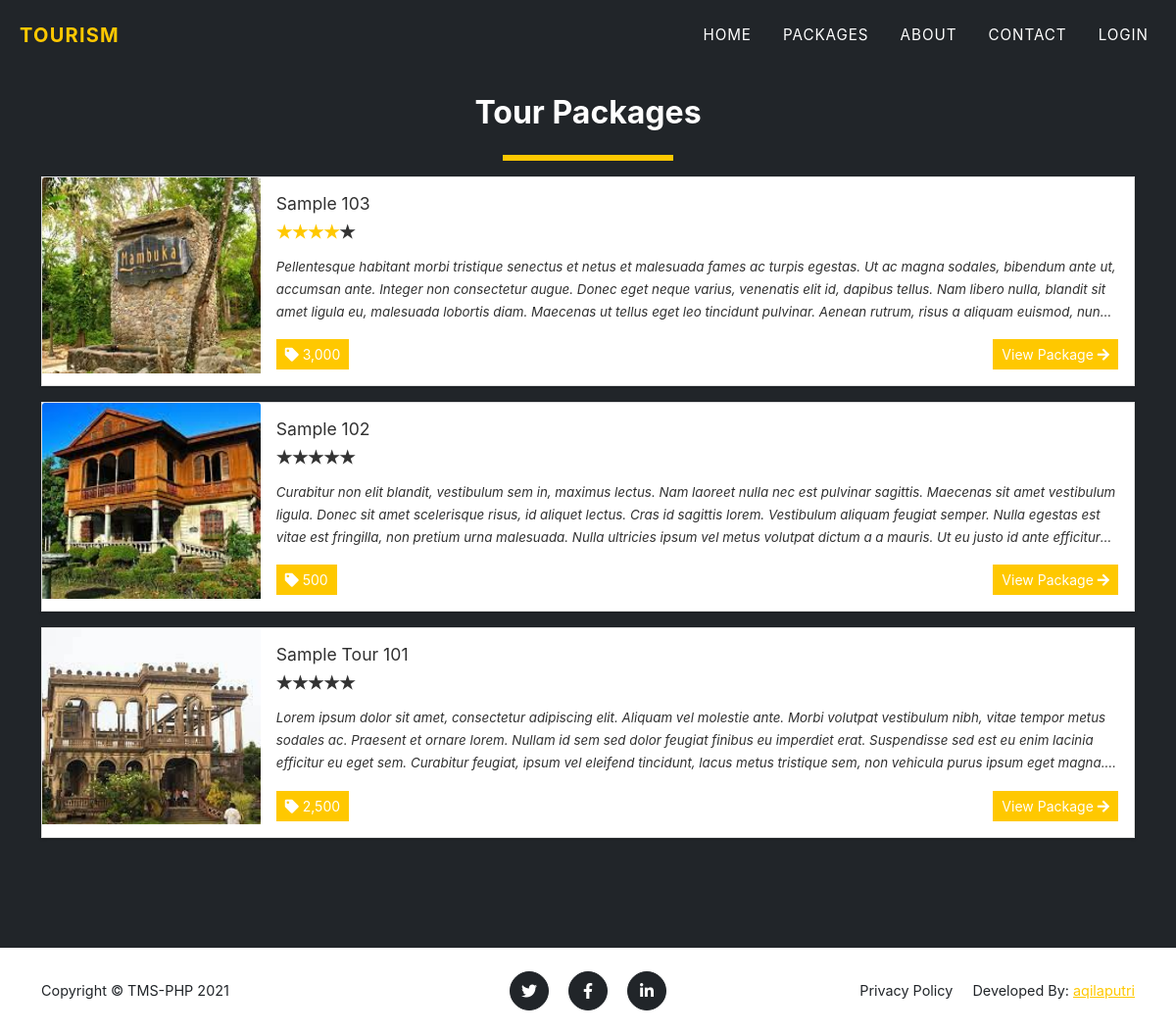
The page /?page=packages on the database its author committed.
### tables this page shows
CREATE TABLE `packages` (
  `id` int(30) NOT NULL,
  `title` text DEFAULT NULL,
  `tour_location` text DEFAULT NULL,
  `cost` double NOT NULL,
  `description` text DEFAULT NULL,
  `upload_path` text DEFAULT NULL,
  `status` tinyint(4) NOT NULL DEFAULT 1 COMMENT '1 =active ,2 = Inactive',
  `date_created` datetime NOT NULL DEFAULT current_timestamp()
);

### config.php (called while the page is built, shortened)
<?php
require_once('classes/DBConnection.php');
require_once('classes/SystemSettings.php');
function validate_image($file){
	if(!empty($file)){
		if(is_file(base_app.$file)){
			return base_url.$file;
		}else{
			return base_url.'dist/img/no-image-available.png';
		}
	}else{
		return base_url.'dist/img/no-image-available.png';
	}
}
?>

### classes/DBConnection.php (called while the page is built, shortened)
<?php
class DBConnection{
    private $host = DB_SERVER;
    private $username = DB_USERNAME;
    private $password = DB_PASSWORD;
    private $database = DB_NAME;
    public $conn;
    public function __construct(){
        if (!isset($this->conn)) {
            $this->conn = new mysqli($this->host, $this->username, $this->password, $this->database);
        }
    }
}
?>

### packages.php (the view)
<section class="page-section bg-dark" id="home">
	<div class="container">
		<h2 class="text-center">Tour Packages</h2>
	<div class="d-flex w-100 justify-content-center">
		<hr class="border-warning" style="border:3px solid" width="15%">
	</div>
	<div class="w-100">
		<?php
		$packages = $conn->query("SELECT * FROM `packages` order by rand() ");
			while($row = $packages->fetch_assoc() ):
				$cover='';
				if(is_dir(base_app.'uploads/package_'.$row['id'])){
					$img = scandir(base_app.'uploads/package_'.$row['id']);
					$k = array_search('.',$img);
					if($k !== false)
						unset($img[$k]);
					$k = array_search('..',$img);
					if($k !== false)
						unset($img[$k]);
					$cover = isset($img[2]) ? 'uploads/package_'.$row['id'].'/'.$img[2] : "";
				}
				$row['description'] = strip_tags(stripslashes(html_entity_decode($row['description'])));
				$review = $conn->query("SELECT * FROM `rate_review` where package_id='{$row['id']}'");
				$review_count =$review->num_rows;
				$rate = 0;
				while($r= $review->fetch_assoc()){
					$rate += $r['rate'];
				}
				if($rate > 0 && $review_count > 0)
				$rate = number_format($rate/$review_count,0,"");
		?>
			<div class="card d-flex w-100 rounded-0 mb-3 package-item">
				<img class="card-img-top" src="<?php echo validate_image($cover) ?>" alt="<?php echo $row['title'] ?>" height="200rem" style="object-fit:cover">
				<div class="card-body">
				<h5 class="card-title truncate-1"><?php echo $row['title'] ?></h5>
				<div class=" w-100 d-flex justify-content-start">
				<form action="">
					<div class="stars stars-small">
							<input disabled class="star star-5" id="star-5" type="radio" name="star" <?php echo $rate == 5 ? "checked" : '' ?>/> <label class="star star-5" for="star-5"></label>
							<input disabled class="star star-4" id="star-4" type="radio" name="star" <?php echo $rate == 4 ? "checked" : '' ?>/> <label class="star star-4" for="star-4"></label>
							<input disabled class="star star-3" id="star-3" type="radio" name="star" <?php echo $rate == 3 ? "checked" : '' ?>/> <label class="star star-3" for="star-3"></label>
							<input disabled class="star star-2" id="star-2" type="radio" name="star" <?php echo $rate == 2 ? "checked" : '' ?>/> <label class="star star-2" for="star-2"></label>
							<input disabled class="star star-1" id="star-1" type="radio" name="star" <?php echo $rate == 1 ? "checked" : '' ?>/> <label class="star star-1" for="star-1"></label>
					</div>
				</form>
				</div>
				<p class="card-text truncate"><?php echo $row['description'] ?></p>
				<div class="w-100 d-flex justify-content-between">
					<span class="rounded-0 btn btn-flat btn-sm btn-primary"><i class="fa fa-tag"></i> <?php echo number_format($row['cost']) ?></span>
					<a href="./?page=view_package&id=<?php echo md5($row['id']) ?>" class="btn btn-sm btn-flat btn-warning">View Package <i class="fa fa-arrow-right"></i></a>
				</div>
				</div>
			</div>
		<?php endwhile; ?>
	</div>
	</div>
</section>

### index.php (shortened to what this page needs)
<!DOCTYPE html>
<html lang="en" class="" style="height: auto;">
<?php require_once('config.php'); ?>
 <?php require_once('inc/header.php') ?>
  <body class="hold-transition layout-top-nav" >
     <?php $page = isset($_GET['page']) ? $_GET['page'] : 'portal';  ?>
     <?php require_once('inc/topBarNav.php') ?>
     <?php
        if(!file_exists($page.".php") && !is_dir($page)){
            include '404.html';
        }else{
          if(is_dir($page))
            include $page.'/index.php';
          else
            include $page.'.php';
        }
      ?>
      <?php require_once('inc/footer.php') ?>
  </body>
</html>

### inc/header.php (shortened to what this page needs)
<head>
    <link rel="stylesheet" href="<?php echo base_url ?>plugins/fontawesome-free/css/all.min.css">
    <link rel="stylesheet" href="<?php echo base_url ?>plugins/tempusdominus-bootstrap-4/css/tempusdominus-bootstrap-4.min.css">
  <link rel="stylesheet" href="<?php echo base_url ?>plugins/datatables-bs4/css/dataTables.bootstrap4.min.css">
  <link rel="stylesheet" href="<?php echo base_url ?>plugins/datatables-responsive/css/responsive.bootstrap4.min.css">
  <link rel="stylesheet" href="<?php echo base_url ?>plugins/datatables-buttons/css/buttons.bootstrap4.min.css">
  <link rel="stylesheet" href="<?php echo base_url ?>plugins/select2/css/select2.min.css">
  <link rel="stylesheet" href="<?php echo base_url ?>plugins/select2-bootstrap4-theme/select2-bootstrap4.min.css">
    <link rel="stylesheet" href="<?php echo base_url ?>plugins/icheck-bootstrap/icheck-bootstrap.min.css">
    <link rel="stylesheet" href="<?php echo base_url ?>plugins/jqvmap/jqvmap.min.css">
    <link rel="stylesheet" href="<?php echo base_url ?>dist/css/adminlte.css">
    <link rel="stylesheet" href="<?php echo base_url ?>dist/css/custom.css">
    <link rel="stylesheet" href="<?php echo base_url ?>assets/css/styles.css">
    <link rel="stylesheet" href="<?php echo base_url ?>plugins/overlayScrollbars/css/OverlayScrollbars.min.css">
    <link rel="stylesheet" href="<?php echo base_url ?>plugins/daterangepicker/daterangepicker.css">
    <link rel="stylesheet" href="<?php echo base_url ?>plugins/summernote/summernote-bs4.min.css">
  <link rel="stylesheet" href="<?php echo base_url ?>plugins/sweetalert2-theme-bootstrap-4/bootstrap-4.min.css">
  </head>

### inc/topBarNav.php (shortened to what this page needs)
<nav class="navbar navbar-expand-lg navbar-dark fixed-top navbar-shrink" id="mainNav">
           <div class="container-fluid">
               <a class="navbar-brand" href="#page-top"><span class="text-waring">Tourism</span></a>
               <div class="collapse navbar-collapse" id="navbarResponsive">
                   <ul class="navbar-nav text-uppercase ms-auto py-4 py-lg-0">
                       <li class="nav-item"><a class="nav-link" href="<?php echo $page !='home' ? './':''  ?>">Home</a></li>
                       <li class="nav-item"><a class="nav-link" href="./?page=packages">Packages</a></li>
                       <li class="nav-item"><a class="nav-link" href="<?php echo $page !='home' ? './':''  ?>#about">About</a></li>
                       <li class="nav-item"><a class="nav-link" href="<?php echo $page !='home' ? './':''  ?>#contact">Contact</a></li>
                       <?php if(isset($_SESSION['userdata'])): ?>
                         <li class="nav-item"><a class="nav-link" href="./?page=my_account"><i class="fa fa-user"></i> Hi, <?php  echo $_settings->userdata('firstname') ?>!</a></li>
                         <li class="nav-item"><a class="nav-link" href="logout.php"><i class="fa fa-sign-out-alt"></i></a></li>
                       <?php else: ?>
                         <li class="nav-item"><a class="nav-link" href="javascript:void(0)" id="login_btn">Login</a></li>
                       <?php endif; ?>
                   </ul>
               </div>
           </div>
       </nav>

### inc/footer.php (shortened to what this page needs)
<footer class="footer py-4">
	<div class="container">
		<div class="row align-items-center">
			<div class="col-lg-4 text-lg-start">Copyright &copy; <?php echo $_settings->info('short_name') ?> 2021</div>
			<div class="col-lg-4 my-3 my-lg-0">
				<a class="btn btn-dark btn-social mx-2" href="#!"><i class="fab fa-twitter"></i></a>
				<a class="btn btn-dark btn-social mx-2" href="#!"><i class="fab fa-facebook-f"></i></a>
				<a class="btn btn-dark btn-social mx-2" href="#!"><i class="fab fa-linkedin-in"></i></a>
			</div>
			<div class="col-lg-4 text-lg-end">
				<a class="link-dark text-decoration-none me-3" href="javascript:void(0)" id="p_use">Privacy Policy</a>
        <span>Developed By: <a href="aqilaputri0317@gmail.com">aqilaputri</a></span>
			</div>
		</div>
	</div>
</footer>

### rows shown on the page
packages: shows a picture, title "Sample 103", description "Pellentesque habitant morbi tristique senectus et netus et malesuada fames ac turpis egestas. Ut ac magna sodales, bibendum ante ut, accumsan ante. Integer non consectetur augue. Donec eget neque varius, venenatis elit id, dapibus tellus. Nam libero nulla, blandit sit amet ligula eu, malesuada lobortis diam. Maecenas ut tellus eget leo tincidunt pulvinar. Aenean rutrum, risus a aliquam euismod,…", cost "3,000"
packages: shows a picture, title "Sample 102", description "Curabitur non elit blandit, vestibulum sem in, maximus lectus. Nam laoreet nulla nec est pulvinar sagittis. Maecenas sit amet vestibulum ligula. Donec sit amet scelerisque risus, id aliquet lectus. Cras id sagittis lorem. Vestibulum aliquam feugiat semper. Nulla egestas est vitae est fringilla, non pretium urna malesuada. Nulla ultricies ipsum vel metus volutpat dictum a a mauris. Ut eu justo id ante…", cost "500"
packages: shows a picture, title "Sample Tour 101", description "Lorem ipsum dolor sit amet, consectetur adipiscing elit. Aliquam vel molestie ante. Morbi volutpat vestibulum nibh, vitae tempor metus sodales ac. Praesent et ornare lorem. Nullam id sem sed dolor feugiat finibus eu imperdiet erat. Suspendisse sed est eu enim lacinia efficitur eu eget sem. Curabitur feugiat, ipsum vel eleifend tincidunt, lacus metus tristique sem, non vehicula purus ipsum eget…", cost "2,500"

### other values the page prints
$_settings->info('short_name') "TMS-PHP"
